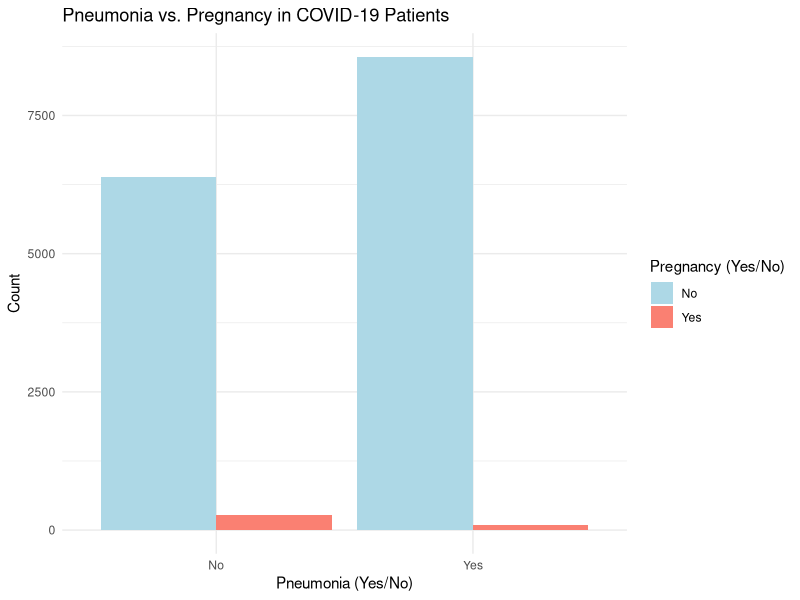
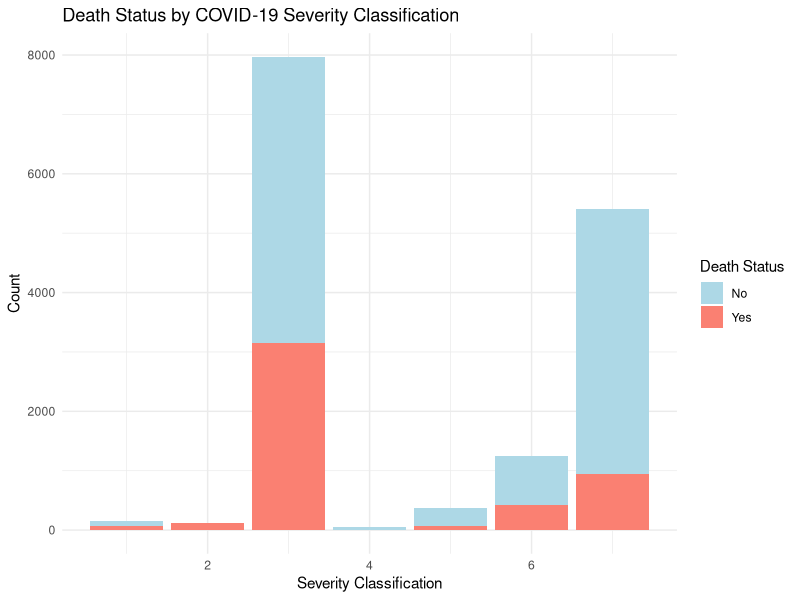
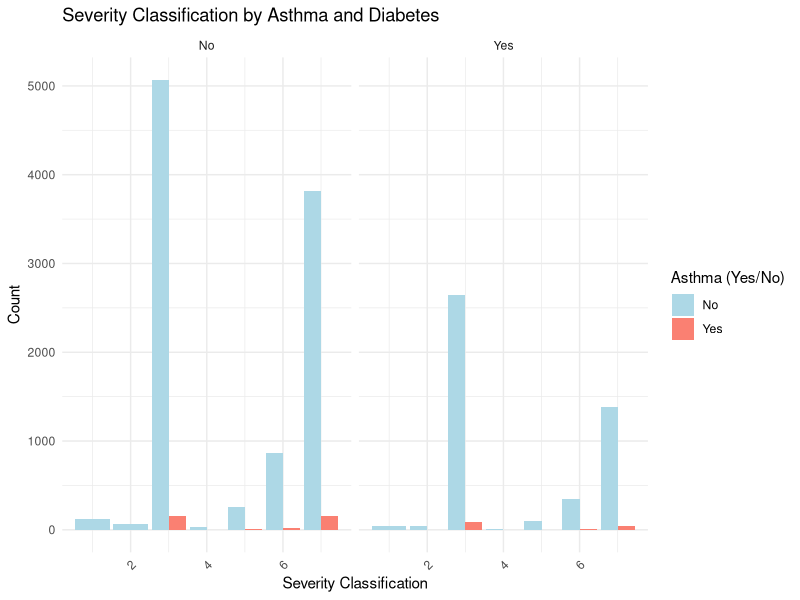
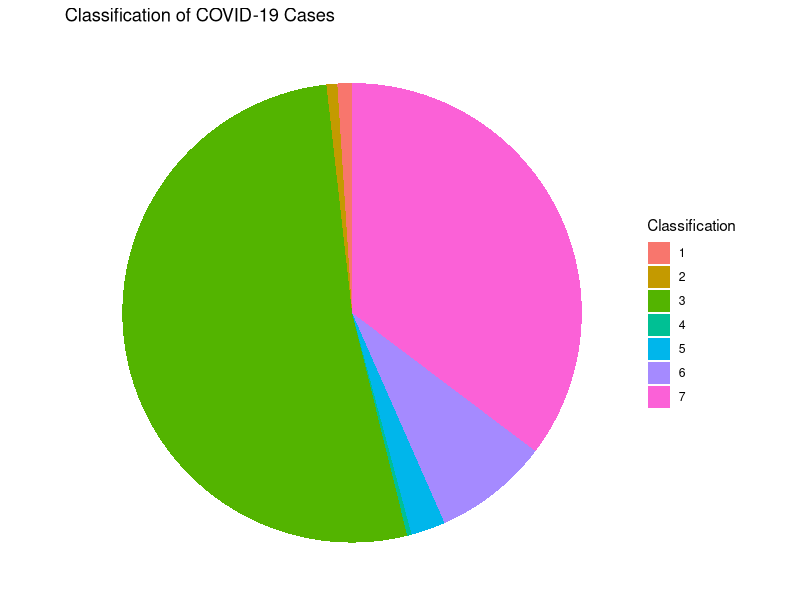

Reproduce these figures in R, in order.
# Load libraries
library(dplyr)
library(ggplot2)

# Open Data
library(readr)
data_clean <- read_csv("data/data_clean.csv")
View(data_clean)

# See how data is structured
str(data_clean)

# Graph 1: Comparing pneumonia and pregnancy data
plot1 <- ggplot(data_clean, aes(x = PNEUMONIA, fill = PREGNANT)) +
  geom_bar(position = "dodge") +
  theme_minimal() +
  labs(title = "Pneumonia vs. Pregnancy in COVID-19 Patients",
       x = "Pneumonia (Yes/No)", y = "Count",
       fill = "Pregnancy (Yes/No)") +
  scale_fill_manual(values = c("lightblue", "salmon"))

# Save Graph 1
ggsave("pneumonia_vs_pregnancy.png", plot = plot1, width = 8, height = 6)

# Graph 2: Create a new column for Death status (Yes/No)
data_clean$DEATH_STATUS <- ifelse(is.na(data_clean$DATE_DIED), "No", "Yes")

# Comparing death status by severity classification
plot2 <- ggplot(data_clean, aes(x = CLASIFFICATION_FINAL, fill = DEATH_STATUS)) +
  geom_bar(position = "stack") +
  theme_minimal() +
  labs(title = "Death Status by COVID-19 Severity Classification",
       x = "Severity Classification",
       y = "Count",
       fill = "Death Status") +
  scale_fill_manual(values = c("lightblue", "salmon"))

# Save Graph 2
ggsave("death_status_by_severity.png", plot = plot2, width = 8, height = 6)

# Graph 3: Showing Asthma and Diabetes Cases based on classification
plot3 <- ggplot(data_clean, aes(x = CLASIFFICATION_FINAL, fill = factor(ASTHMA))) +
  geom_bar(position = "dodge") +
  facet_grid(~ DIABETES) + 
  theme_minimal() +
  labs(title = "Severity Classification by Asthma and Diabetes",
       x = "Severity Classification",
       y = "Count",
       fill = "Asthma (Yes/No)") +
  scale_fill_manual(values = c("lightblue", "salmon")) +
  theme(axis.text.x = element_text(angle = 45, hjust = 1))

# Save Graph 3
ggsave("severity_by_asthma_diabetes.png", plot = plot3, width = 10, height = 6)

# Graph 4: Count the classification categories
classification_counts <- data_clean %>%
  count(CLASIFFICATION_FINAL) %>%
  arrange(desc(n))

# Create a pie chart for classification
plot4 <- ggplot(classification_counts, aes(x = "", y = n, fill = factor(CLASIFFICATION_FINAL))) +
  geom_bar(stat = "identity", width = 1) +
  coord_polar(theta = "y") +
  labs(title = "Classification of COVID-19 Cases", fill = "Classification") +
  theme_void()

# Save Graph 4
ggsave("classification_pie_chart.png", plot = plot4, width = 8, height = 6)
getwd()

